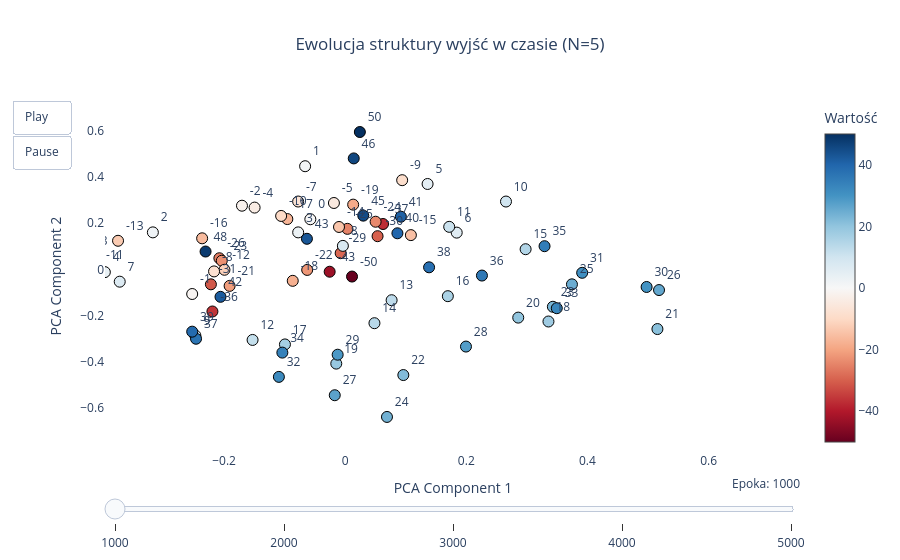

Here is the notebook cell this chart was saved with:
### Code cell
analizowane_epoki = [ 1000, 2000, 3000, 4000, 5000, 10000, 15000]

animate_weight_evolution(model, N=5, epochs_list=analizowane_epoki, head_idx=0)

### Figure 1 — Plotly figure (JSON) as saved in the notebook; plotly's stock layout.template omitted (floating-point values rounded to 4 significant figures)
{"data": [{"marker": {"color": [-50, -43, -37, -36, -31, -30, -29, -26, -25, -24, -23, -22, -21, -19, -18, -17, -16, -15, -14, -13, -12, -11, -10, -9, -8, -7, -6, -5, -4, -3, -2, -1, 0, 1, 2, 3, 4, 5, 6, 7, 8, 9, 10, 11, 12, 13, 14, 15, 16, 17, 18, 19, 20, 21, 22, 23, 24, 25, 26, 27, 28, 29, 30, 31, 32, 33, 34, 35, 36, 37, 38, 39, 40, 41, 42, 43, 44, 45, 46, 47, 48, 49, 50], "colorbar": {"title": {"text": "Wartość"}}, "colorscale": [[0, "rgb(103,0,31)"], [0.1, "rgb(178,24,43)"], [0.2, "rgb(214,96,77)"], [0.3, "rgb(244,165,130)"], [0.4, "rgb(253,219,199)"], [0.5, "rgb(247,247,247)"], [0.6, "rgb(209,229,240)"], [0.7, "rgb(146,197,222)"], [0.8, "rgb(67,147,195)"], [0.9, "rgb(33,102,172)"], [1, "rgb(5,48,97)"]], "line": {"color": "Black", "width": 1}, "showscale": true, "size": 11}, "mode": "markers+text", "text": ["-50", "-43", "-37", "-36", "-31", "-30", "-29", "-26", "-25", "-24", "-23", "-22", "-21", "-19", "-18", "-17", "-16", "-15", "-14", "-13", "-12", "-11", "-10", "-9", "-8", "-7", "-6", "-5", "-4", "-3", "-2", "-1", "0", "1", "2", "3", "4", "5", "6", "7", "8", "9", "10", "11", "12", "13", "14", "15", "16", "17", "18", "19", "20", "21", "22", "23", "24", "25", "26", "27", "28", "29", "30", "31", "32", "33", "34", "35", "36", "37", "38", "39", "40", "41", "42", "43", "44", "45", "46", "47", "48", "49", "50"], "textposition": "top right", "type": "scatter", "x": [0.01129, -0.02564, 0.06246, -0.2192, -0.2217, 0.05347, -0.007487, -0.2077, 0.003683, 0.05022, -0.2038, -0.06275, -0.1908, 0.01318, -0.08657, -0.09552, -0.2362, 0.1085, -0.01021, -0.375, -0.1993, -0.4078, -0.1058, 0.09408, -0.2165, -0.07768, -0.436, -0.01858, -0.1496, -0.423, -0.1704, -0.2526, -0.05753, -0.06617, -0.3175, -0.07761, -0.3968, 0.1361, 0.1841, -0.3723, -0.003784, -0.2474, 0.2655, 0.1717, -0.1529, 0.07666, 0.04832, 0.2979, 0.1695, -0.09946, 0.3356, -0.01473, 0.2857, 0.5155, 0.09599, 0.3429, 0.06901, 0.3744, 0.5181, -0.01721, 0.1994, -0.01243, 0.4977, 0.3913, -0.1095, 0.3494, -0.1037, 0.3291, 0.2258, -0.2462, 0.1385, -0.2526, 0.08624, 0.09193, -0.2059, -0.06317, -0.4373, 0.0299, 0.01412, -0.5048, -0.2305, -0.5674, 0.02422], "y": [-0.03068, -0.009825, 0.1967, -0.1819, -0.06432, 0.144, 0.07047, 0.04851, 0.1757, 0.2066, 0.03772, -0.001971, -0.07108, 0.2806, -0.04922, 0.2181, 0.1349, 0.1487, 0.1838, 0.1241, -0.001329, -0.001451, 0.2316, 0.3864, -0.008462, 0.294, 0.07605, 0.2876, 0.2678, 0.05936, 0.2759, -0.1062, 0.2173, 0.4469, 0.1605, 0.1605, -0.01154, 0.3699, 0.1595, -0.0529, 0.102, -0.2858, 0.2939, 0.1845, -0.305, -0.1331, -0.2326, 0.08765, -0.1156, -0.3244, -0.2252, -0.4075, -0.2084, -0.2579, -0.457, -0.1615, -0.6382, -0.0643, -0.08909, -0.5443, -0.3337, -0.3689, -0.07584, -0.01448, -0.4649, -0.1676, -0.3599, 0.1007, -0.02637, -0.2999, 0.009301, -0.2692, 0.1565, 0.2284, -0.1184, 0.1327, -0.02522, 0.2329, 0.4806, 0.08859, 0.07761, 0.1564, 0.5948]}], "layout": {"hovermode": "closest", "plot_bgcolor": "white", "sliders": [{"currentvalue": {"font": {"size": 12}, "prefix": "Epoka: ", "visible": true, "xanchor": "right"}, "steps": [{"args": [["Epoka 1000"], {"frame": {"duration": 300, "redraw": true}, "mode": "immediate"}], "label": "1000", "method": "animate"}, {"args": [["Epoka 2000"], {"frame": {"duration": 300, "redraw": true}, "mode": "immediate"}], "label": "2000", "method": "animate"}, {"args": [["Epoka 3000"], {"frame": {"duration": 300, "redraw": true}, "mode": "immediate"}], "label": "3000", "method": "animate"}, {"args": [["Epoka 4000"], {"frame": {"duration": 300, "redraw": true}, "mode": "immediate"}], "label": "4000", "method": "animate"}, {"args": [["Epoka 5000"], {"frame": {"duration": 300, "redraw": true}, "mode": "immediate"}], "label": "5000", "method": "animate"}], "transition": {"duration": 0}, "x": 0, "y": 0}], "title": {"text": "Ewolucja struktury wyjść w czasie (N=5)", "x": 0.5}, "updatemenus": [{"buttons": [{"args": [null, {"frame": {"duration": 600, "redraw": true}, "fromcurrent": true}], "label": "Play", "method": "animate"}, {"args": [[null], {"frame": {"duration": 0, "redraw": false}, "mode": "immediate"}], "label": "Pause", "method": "animate"}], "showactive": false, "type": "buttons"}], "xaxis": {"range": [-0.3966, 0.7526], "title": {"text": "PCA Component 1"}}, "yaxis": {"range": [-0.79, 0.7334], "title": {"text": "PCA Component 2"}}}}
